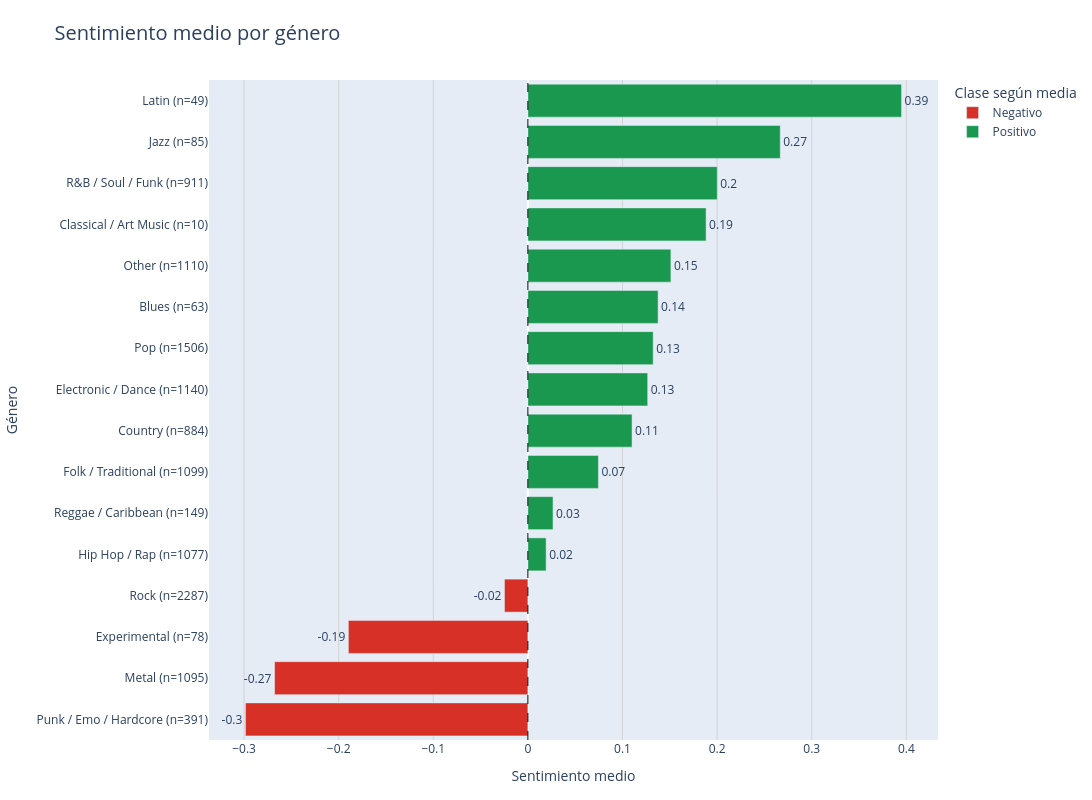

The code cell stored with this chart in its notebook:
### Markdown cell above
#### **4.2. Sentimiento medio por género**

Este gráfico ilustra el sentimiento promedio por género musical, ordenándolos desde los más negativos a los más positivos. Cada barra indica la cantidad de canciones analizadas (n) y cruza un eje central en cero que separa claramente las puntuaciones pesimistas de las optimistas. Además, utiliza colores para destacar la emoción predominante, permitiendo identificar al instante qué estilos musicales tienden a ser más alegres o melancólicos.

### Code cell
# ============================================================
# 2. Mean sentiment by genre
# ============================================================

pio.renderers.default = "vscode"

# ------------------------------------------------------------
# Preparar datos
# ------------------------------------------------------------

plot_data = genre_sentiment_final.copy()

plot_data["genre_label"] = (
    plot_data["genre"] + " (n=" + plot_data["n_canciones"].astype(str) + ")"
)

plot_data = plot_data.sort_values(
    "sentimiento_medio",
    ascending=True
).reset_index(drop=True)

# ------------------------------------------------------------
# Mostrar con Plotly
# ------------------------------------------------------------

color_map = {
    "negative": "#d73027",
    "neutral": "#fee08b",
    "positive": "#1a9850"
}

fig_plotly = px.bar(
    plot_data,
    x="sentimiento_medio",
    y="genre_label",
    orientation="h",
    color="sentimiento_medio_clase",
    text=plot_data["sentimiento_medio"].round(2),
    title="Sentimiento medio por género",
    labels={
        "sentimiento_medio": "Sentimiento medio",
        "genre_label": "Género",
        "sentimiento_medio_clase": "Clase según sentimiento medio"
    },
    color_discrete_map=color_map
)

fig_plotly.update_traces(
    textposition="outside"
)

# Renombrar leyenda y ocultar neutral si existe
for trace in fig_plotly.data:
    if trace.name == "negative":
        trace.name = "Negativo"
    elif trace.name == "positive":
        trace.name = "Positivo"
    elif trace.name == "neutral":
        trace.name = "Neutral"
        trace.showlegend = False

fig_plotly.add_vline(
    x=0,
    line_width=1,
    line_dash="dash",
    line_color="black"
)

fig_plotly.update_layout(
    width=1100,
    height=800,
    title=dict(font=dict(size=20)),
    xaxis=dict(showgrid=True, gridcolor="lightgray"),
    yaxis=dict(title="Género"),
    legend=dict(
        title="Clase según media"
    ),
    margin=dict(l=200, r=80, t=80, b=60)
)

fig_plotly.show()

### Figure 1 — Plotly figure (JSON) as saved in the notebook; plotly's stock layout.template omitted (floating-point values rounded to 4 significant figures)
{"data": [{"hovertemplate": "Clase según sentimiento medio=negative<br>Sentimiento medio=%{x}<br>Género=%{y}<br>text=%{text}<extra></extra>", "legendgroup": "negative", "marker": {"color": "#d73027", "pattern": {"shape": ""}}, "name": "Negativo", "orientation": "h", "showlegend": true, "text": [-0.3, -0.27, -0.19, -0.02], "textposition": "outside", "type": "bar", "x": [-0.2985, -0.2678, -0.1898, -0.02475], "xaxis": "x", "y": ["Punk / Emo / Hardcore (n=391)", "Metal (n=1095)", "Experimental (n=78)", "Rock (n=2287)"], "yaxis": "y"}, {"hovertemplate": "Clase según sentimiento medio=positive<br>Sentimiento medio=%{x}<br>Género=%{y}<br>text=%{text}<extra></extra>", "legendgroup": "positive", "marker": {"color": "#1a9850", "pattern": {"shape": ""}}, "name": "Positivo", "orientation": "h", "showlegend": true, "text": [0.02, 0.03, 0.07, 0.11, 0.13, 0.13, 0.14, 0.15, 0.19, 0.2, 0.27, 0.39], "textposition": "outside", "type": "bar", "x": [0.01929, 0.02653, 0.07454, 0.1101, 0.1266, 0.1324, 0.1376, 0.1512, 0.1883, 0.2001, 0.2667, 0.3949], "xaxis": "x", "y": ["Hip Hop / Rap (n=1077)", "Reggae / Caribbean (n=149)", "Folk / Traditional (n=1099)", "Country (n=884)", "Electronic / Dance (n=1140)", "Pop (n=1506)", "Blues (n=63)", "Other (n=1110)", "Classical / Art Music (n=10)", "R&B / Soul / Funk (n=911)", "Jazz (n=85)", "Latin (n=49)"], "yaxis": "y"}], "layout": {"barmode": "relative", "height": 800, "legend": {"title": {"text": "Clase según media"}, "tracegroupgap": 0}, "margin": {"b": 60, "l": 200, "r": 80, "t": 80}, "shapes": [{"line": {"color": "black", "dash": "dash", "width": 1}, "type": "line", "x0": 0, "x1": 0, "xref": "x", "y0": 0, "y1": 1, "yref": "y domain"}], "title": {"font": {"size": 20}, "text": "Sentimiento medio por género"}, "width": 1100, "xaxis": {"anchor": "y", "domain": [0, 1], "gridcolor": "lightgray", "showgrid": true, "title": {"text": "Sentimiento medio"}}, "yaxis": {"anchor": "x", "domain": [0, 1], "title": {"text": "Género"}}}}
